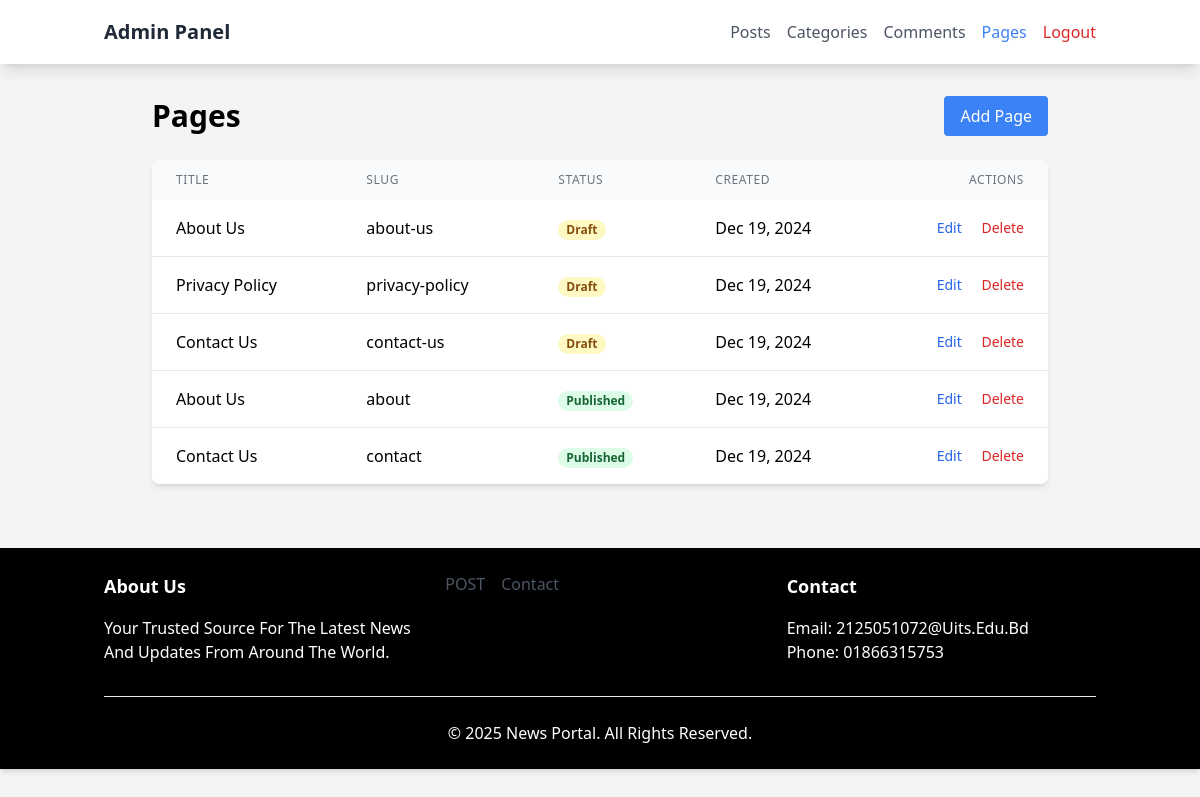
The app's page /admin/pages.php (signed in) with its own data.
### tables this page shows
CREATE TABLE pages (
    id INT PRIMARY KEY AUTO_INCREMENT,
    title VARCHAR(255) NOT NULL,
    slug VARCHAR(255) NOT NULL UNIQUE,
    content TEXT,
    status ENUM('draft', 'published') DEFAULT 'draft',
    created_at TIMESTAMP DEFAULT CURRENT_TIMESTAMP,
    updated_at TIMESTAMP DEFAULT CURRENT_TIMESTAMP ON UPDATE CURRENT_TIMESTAMP
);

### admin/pages.php (the view, shortened to what this page needs)
<?php
require_once '../config/database.php';
require_once 'includes/header.php';
$pages = $conn->query("SELECT * FROM pages ORDER BY created_at DESC");
?>
<div class="container mx-auto px-4 py-8">
    <div class="max-w-4xl mx-auto">
        <div class="flex justify-between items-center mb-6">
            <h1 class="text-3xl font-bold">Pages</h1>
            <button onclick="document.getElementById('addPageModal').classList.remove('hidden')"
                    class="bg-blue-500 text-white px-4 py-2 rounded hover:bg-blue-600">
                Add Page
            </button>
        </div>
        <div class="bg-white rounded-lg shadow-md overflow-hidden">
            <table class="min-w-full">
                <thead class="bg-gray-50">
                    <tr>
                        <th class="px-6 py-3 text-left text-xs font-medium text-gray-500 uppercase tracking-wider">Title</th>
                        <th class="px-6 py-3 text-left text-xs font-medium text-gray-500 uppercase tracking-wider">Slug</th>
                        <th class="px-6 py-3 text-left text-xs font-medium text-gray-500 uppercase tracking-wider">Status</th>
                        <th class="px-6 py-3 text-left text-xs font-medium text-gray-500 uppercase tracking-wider">Created</th>
                        <th class="px-6 py-3 text-right text-xs font-medium text-gray-500 uppercase tracking-wider">Actions</th>
                    </tr>
                </thead>
                <tbody class="bg-white divide-y divide-gray-200">
                    <?php while ($page = $pages->fetch_assoc()): ?>
                        <tr>
                            <td class="px-6 py-4 whitespace-nowrap"><?php echo htmlspecialchars($page['title']); ?></td>
                            <td class="px-6 py-4 whitespace-nowrap"><?php echo htmlspecialchars($page['slug']); ?></td>
                            <td class="px-6 py-4 whitespace-nowrap">
                                <span class="px-2 inline-flex text-xs leading-5 font-semibold rounded-full
                                    <?php echo $page['status'] === 'published' ? 'bg-green-100 text-green-800' : 'bg-yellow-100 text-yellow-800'; ?>">
                                    <?php echo ucfirst($page['status']); ?>
                                </span>
                            </td>
                            <td class="px-6 py-4 whitespace-nowrap">
                                <?php echo date('M d, Y', strtotime($page['created_at'])); ?>
                            </td>
                            <td class="px-6 py-4 whitespace-nowrap text-right text-sm font-medium">
                                <a href="#" class="text-blue-600 hover:text-blue-900">Edit</a>
                                <a href="#" class="text-red-600 hover:text-red-900 ml-4">Delete</a>
                            </td>
                        </tr>
                    <?php endwhile; ?>
                </tbody>
            </table>
        </div>
    </div>
</div>
<?php require_once 'includes/footer.php'; ?>

### records on screen
pages: title "About Us", slug "about-us", status "Draft", created_at "Dec 19, 2024"
pages: title "Privacy Policy", slug "privacy-policy", status "Draft", created_at "Dec 19, 2024"
pages: title "Contact Us", slug "contact-us", status "Draft", created_at "Dec 19, 2024"
pages: title "About Us", slug "about", status "Published", created_at "Dec 19, 2024"
pages: title "Contact Us", slug "contact", status "Published", created_at "Dec 19, 2024"

### other values on screen
$title "Posts"
$title "Categories"
$title "Comments"
$title "Pages"
